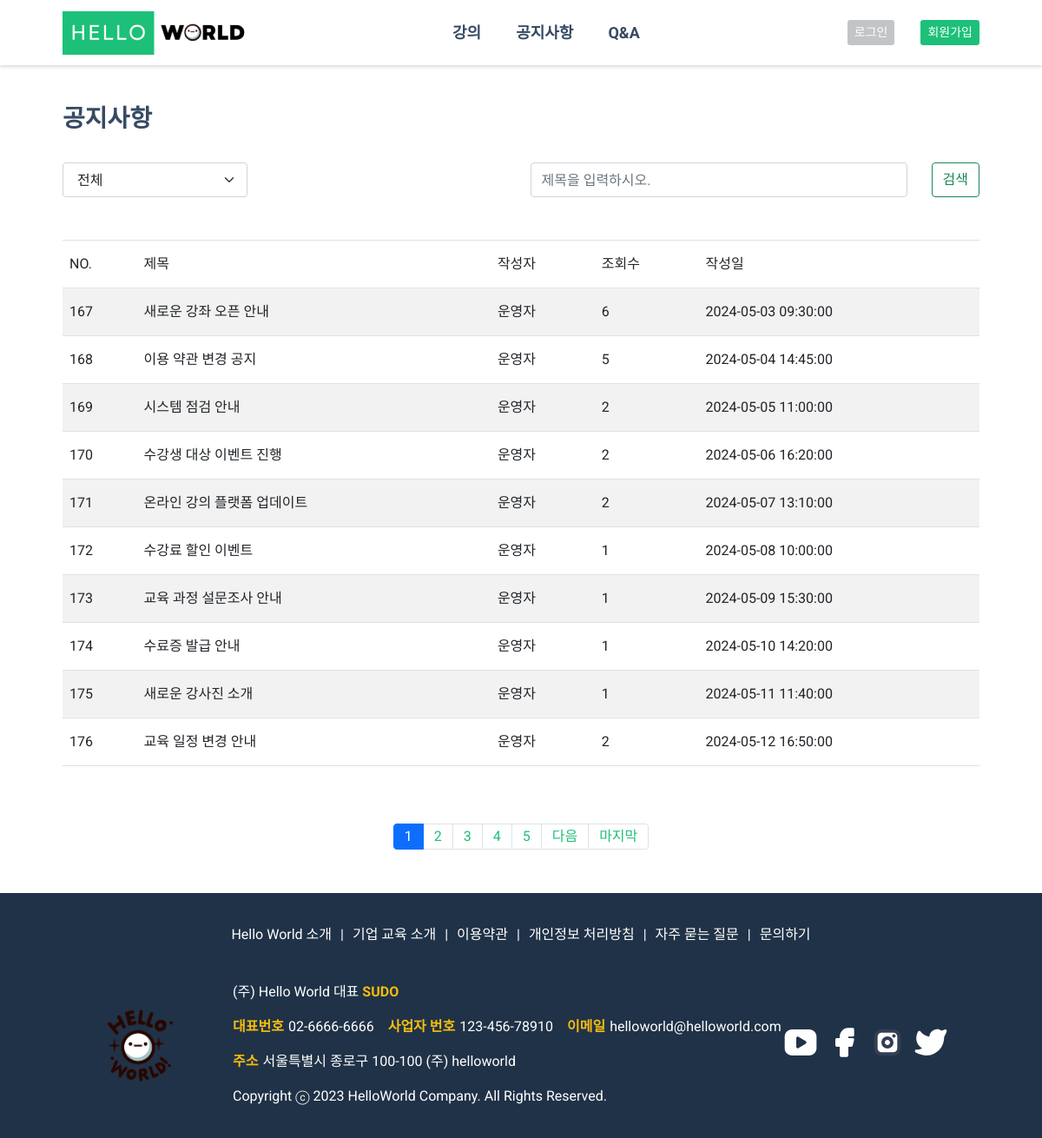
The page /user/notice/notice.php on the database its author committed.
### tables this page shows
CREATE TABLE `notice` (
  `idx` int(11) NOT NULL,
  `title` varchar(30) NOT NULL,
  `name` varchar(100) NOT NULL,
  `view` varchar(1000) NOT NULL,
  `content` varchar(100) NOT NULL,
  `file` varchar(100) NOT NULL,
  `is_img` int(11) NOT NULL,
  `regdate` datetime DEFAULT NULL
);

### user/notice/notice.php (the view, shortened to what this page needs)
<?php
$cssRoute1 ='<link rel="stylesheet" href="/helloworld/user/css/notice.css">';
include_once $_SERVER['DOCUMENT_ROOT'] . '/helloworld/inc/user_header.php';
$sql = "SELECT * FROM notice WHERE 1=1";
$keyword = isset($_GET['keyword']) ? $_GET['keyword'] : '';
$date_option = isset($_GET['date']) ? $_GET['date'] : '';
$order_by = "";
$sql .= $order_by;
$result_count = $mysqli->query($sql);
$totalcount = $result_count->num_rows;
$pageCount = 10;
$pageNumber = isset($_GET['pageNumber']) ? $_GET['pageNumber'] : 1;
$start = ($pageNumber - 1) * $pageCount;
$sql .= " LIMIT $start, $pageCount";
$result = $mysqli->query($sql);
?>
<div class="container">
  <h2 class="h2_t">공지사항</h2>
  <div class="d-flex jcsb tb">
    <select class="form-select form-select-lg mb-3 sb p" aria-label="Large select example" id="dateFilter" onchange="location.href='notice.php?date='+this.value+'&keyword=<?= $keyword ?>'">
      <option value="all" <?= $date_option === 'all' ? 'selected' : '' ?>>전체</option>
    </select>
    <form class="block-top d-flex search_bar" action="notice.php" method="GET">
      <input class="form-control me-2 search" type="search" placeholder="제목을 입력하시오." aria-label="Search" id="searchInput" name="keyword" value="<?= $keyword ?>">
      <button class="btn btn-outline-success btn_search" type="submit" id="searchButton">검색</button>
    </form>
  </div>
  <div class="table-container">
    <table class="table table-striped table-hover notice_tb jcsb">
      <thead>
        <tr>
          <th scope="col">NO.</th>
          <th scope="col">제목</th>
          <th scope="col">작성자</th>
          <th scope="col">조회수</th>
          <th scope="col">작성일</th>
        </tr>
      </thead>
      <tbody>
      <?php
              while($row = $result->fetch_assoc()) {
                  $title=$row["title"];
              ?>
              <tr>
                  <th scope="row" class="no_th"><?= $row['idx'];?></th>
                  <td class="title_td"><a href="notice_detail.php?id=<?= $row['idx']; ?>"><?= $title; ?></a></td>
                  <td><?= $row['name'];?></td>
                  <td><?= $row['view'];?></td>
                  <td><?= $row['regdate'];?></td>
                </tr>
              <?php
                  }
                ?>
      </tbody>
    </table>
  </div>
  <div class="d-flex justify-content-center">
        <ul class="pagination">
            <?php
            $block_ct = 5;
            $total_page = ceil($totalcount / $pageCount);
            $block_num = ceil($pageNumber / $block_ct);
            $block_start = (($block_num - 1) * $block_ct) + 1;
            $block_end = $block_start + $block_ct - 1;
            for ($i = $block_start; $i <= $block_end; $i++) {
            if ($i == $pageNumber) {
                echo "<li class=\"page-item active\"><a href=\"notice.php?pageNumber=$i&keyword=$keyword&date=$date_option\" class=\"page-link\">$i</a></li>";
            } else {
                echo "<li class=\"page-item\"><a href=\"notice.php?pageNumber=$i&keyword=$keyword&date=$date_option\" class=\"page-link\">$i</a></li>";
            }
            }
            if ($pageNumber < $total_page) {
            if ($block_end < $total_page) {
                $next = $block_num * $block_ct + 1;
                echo "<li class=\"page-item\"><a href=\"notice.php?pageNumber=$next&keyword=$keyword&date=$date_option\" class=\"page-link\">다음</a></li>";
            }
            echo "<li class=\"page-item\"><a href=\"notice.php?pageNumber=$total_page&keyword=$keyword&date=$date_option\" class=\"page-link\">마지막</a></li>";
            }
            ?>
        </ul>
        </div>
</div>
<?php
include_once $_SERVER['DOCUMENT_ROOT'] . '/helloworld/inc/user_footer.php';
?>

### user/css/common.css (style rules this page uses)
:root { --f-H2: 28px; --f-H1: 32px; --f-H3: 24px; --f-H4: 18px; --f-H5: 16px; --f-H6: 14px; --f-p: 16px; --c-background: #fff; --c-main: #f5f5f5; --c-sub: #11359a; --c-font: #364a63; --c-lightgray: #8094ae; --c-yellow: #f4bd0e; --c-lightblue: #09c2de; --c-lightgreen: #1ee0ac; --c-lightred: #e85347; --c-blue: #465fff; --c-button: #7749f8; --c-button-hover: #5227cc; --c-menu-font: #6e82a5; --c-menu-font-hover: #7f8dff; --c-menu-BG: #101924; --c-active-button: #798bff; --c-Nonactive-button: #6c757d; --c-nonactive-button-hover: #8a8686; --c-complete-button: #28a745; --c-complete-button-hover: #079828; --c-cancle-button: #dc3545; --c-active-check-button: #499eed; --c-Nonactive-check-button: #8a8686; --c-contentBG: #f5f6fa; --c-space_updown: 30px; --c-title-font: #1dc078; --c-menu-font: #4a4a4a; --c-footer-BG: #101924; --c-content-BG: #fff; --c-black: #000; --c-H2: #1b1c1d; --c-p: #495057; --c-lightgray: #999999; --c-primary-button: #00c471; --c-border-grey: #c2c4c7; --c-ribon-blue: #000080; --c-ribon-pulple: #a020f0; --c-ribon-orange: #ff6347; --c-ribon-geeen: #1ee0ac; }
h2, .h2 { font-size: var(--f-H2); font-weight: bold; }
p, .p { font-size: var(--f-p); }
body { font-family: "Roboto", sans-serif; color: var(--c-font); box-sizing: border-box; }
.container { max-width: 1200px; width: 90%; margin: 0 auto; }
.d-flex { display: flex; }
.jcsb { justify-content: space-between; }
.page-link { color: var(--c-title-font); }
.active > .page-link, .page-link.active { background-color: var(--c-title-font); border-color: var(--c-title-font); }
.table-container { min-height: 287px; }
.h2_t { margin-top: 48px; }
.tb { margin-top: 36px; margin-bottom: 33px; }
.form-select { font-size: var(--c-p); }
.container ul { margin-bottom: 50px; }
.container h2 { margin-right: 60px; }

### user/css/notice.css (style rules this page uses)
table td, table th { vertical-align: middle; }
tr { width: 1153px; height: 55px; border-top: 1px solid #dee2e6; border-bottom: 1px solid #dee2e6; }
.pagination { padding-top: 50px; }
.sb { width: 213px; height: 40px; }
.search_bar { gap: 20px; }
.search { width: 434px; height: 40px; font-size: var(--c-p); }
.btn_search { height: 40px; }

### rows shown on the page
notice: idx "167", title "새로운 강좌 오픈 안내", name "운영자", view "6", regdate "2024-05-03 09:30:00"
notice: idx "168", title "이용 약관 변경 공지", name "운영자", view "5", regdate "2024-05-04 14:45:00"
notice: idx "169", title "시스템 점검 안내", name "운영자", view "2", regdate "2024-05-05 11:00:00"
notice: idx "170", title "수강생 대상 이벤트 진행", name "운영자", view "2", regdate "2024-05-06 16:20:00"
notice: idx "171", title "온라인 강의 플랫폼 업데이트", name "운영자", view "2", regdate "2024-05-07 13:10:00"
notice: idx "172", title "수강료 할인 이벤트", name "운영자", view "1", regdate "2024-05-08 10:00:00"
notice: idx "173", title "교육 과정 설문조사 안내", name "운영자", view "1", regdate "2024-05-09 15:30:00"
notice: idx "174", title "수료증 발급 안내", name "운영자", view "1", regdate "2024-05-10 14:20:00"
notice: idx "175", title "새로운 강사진 소개", name "운영자", view "1", regdate "2024-05-11 11:40:00"
notice: idx "176", title "교육 일정 변경 안내", name "운영자", view "2", regdate "2024-05-12 16:50:00"
